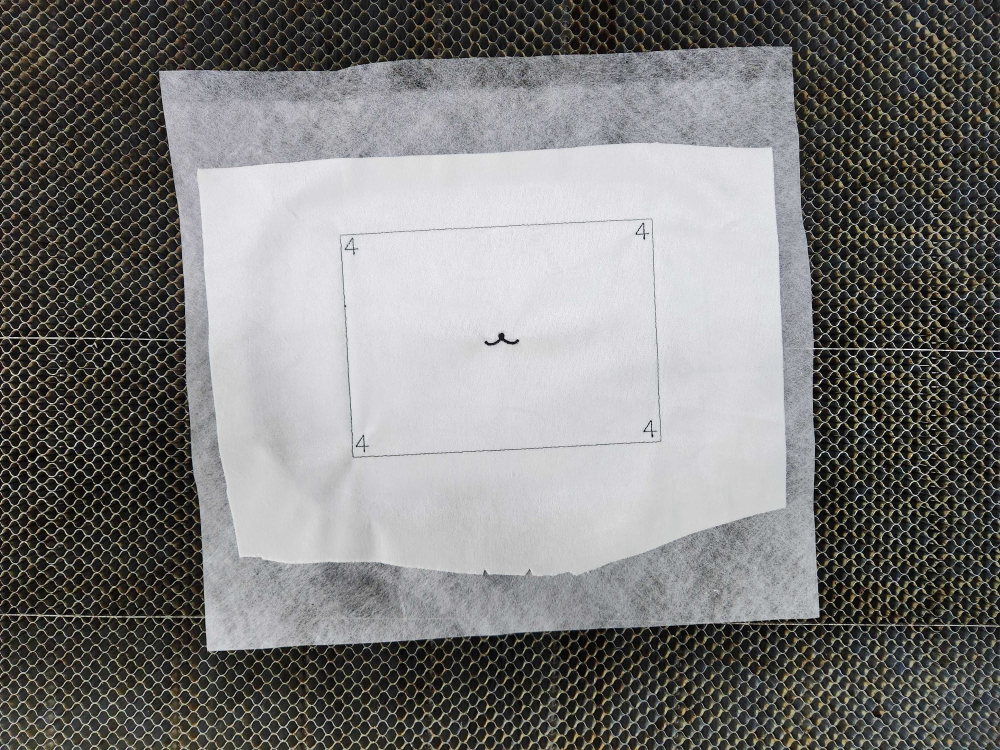
#> input picture image/cloth5.jpg, 4000 x 3000 px (shown at 1/4 size)
$ python marker_cloth.py
#> lines starting #> are read from the running program, lines starting #| are printed output that depends on the picture; after the words box and inside, x2 and y2 are one past the last pixel; in counts of white or black regions, pixels touching at a corner belong together
import cv2
import math
from sklearn.cluster import DBSCAN
import numpy as np

filename = "./image/cloth5"


# 이미지 4분할
def split_image(image, point, angle):
    x, y = point
    h, w = image.shape[:2]
    rotation_matrix = cv2.getRotationMatrix2D((x, y), angle, 1)
    rotated_image = cv2.warpAffine(image, rotation_matrix, (w, h))
    top_left = rotated_image[0:y, 0:x]
    top_right = rotated_image[0:y, x:]
    bottom_left = rotated_image[y:, 0:x]
    bottom_right = rotated_image[y:, x:]
    return top_left, top_right, bottom_left, bottom_right


def remove_overlapping_contours(contours, img_size=(500, 500)):
    # 컨투어 리스트 정렬 (면적 기준 내림차순)
    contours = sorted(contours, key=lambda cnt: cv2.contourArea(cnt), reverse=True)
    remaining_contours = []
    mask = np.zeros(img_size, dtype=np.uint8)

    for cnt in contours:
        # 현재 컨투어를 그린 마스크 생성
        current_mask = np.zeros(img_size, dtype=np.uint8)
        cv2.drawContours(current_mask, [cnt], -1, 255, -1)
        overlap = cv2.bitwise_and(mask, current_mask)
        if not np.any(overlap):  # 겹치는 영역이 없으면
            remaining_contours.append(cnt)
            cv2.drawContours(mask, [cnt], -1, 255, -1)
    return remaining_contours


def calculate_angles(points):
    angles = []
    n = len(points)
    for i in range(n):
        # 현재 점과 다음 점
        p1 = points[i]
        p2 = points[(i + 1) % n]  # 다음 점, 마지막 점일 경우 첫 점과 연결

        # 각도 계산 (atan2 사용)
        angle = math.atan2(p2[1] - p1[1], p2[0] - p1[0])
        angles.append(math.degrees(angle))  # 라디안을 도(degree)로 변환
    return angles


if __name__ == "__main__":
    count = 0
    img = cv2.imread(f"{filename}.jpg", cv2.IMREAD_COLOR)
#> img is the input picture: shape (3000, 4000, 3); mean B, G, R 120.7, 121.6, 122.4
    size = img.shape[:2]
#> size = (3000, 4000)
    print(size)
#| (3000, 4000)
    img = cv2.resize(
        img, (800, 600)
    )  # 이미지 크기 조정-카메라 설치 후 하이퍼파라미터 조정
#> img: shape (600, 800, 3)

    # Canny Edge Detection
    edges = cv2.Canny(img, 240, 240)
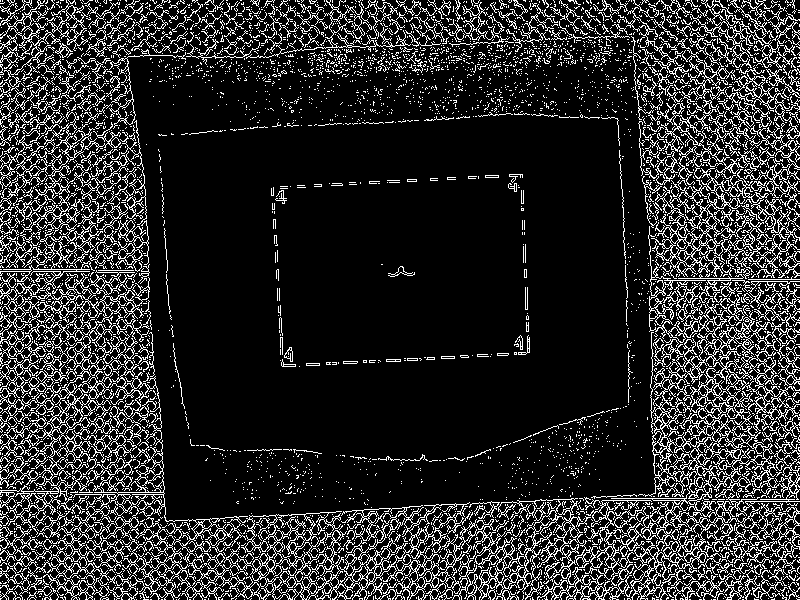
#> edges: shape (600, 800); 16.7% white in thin lines or dots

    kernel = np.ones((4, 4), np.uint8)
    morph = cv2.morphologyEx(edges, cv2.MORPH_CLOSE, kernel)
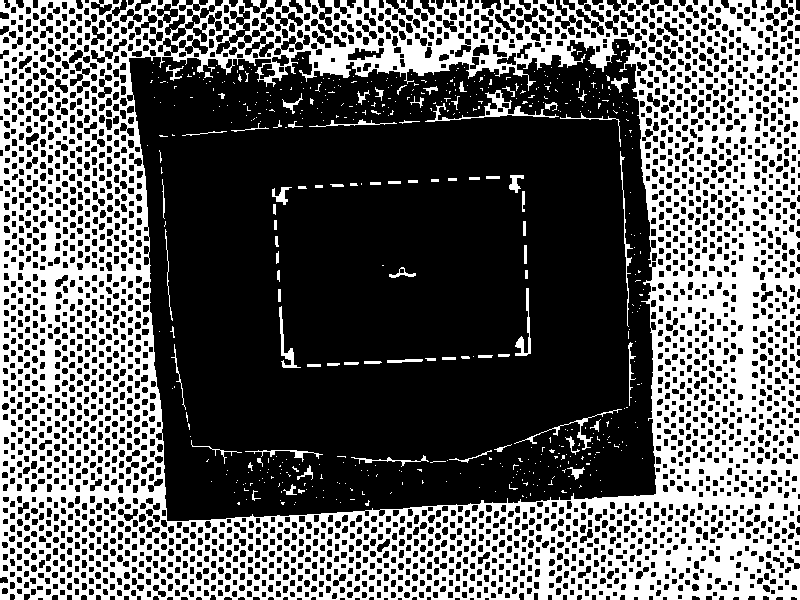
#> morph: shape (600, 800); 37.7% white; 514 white regions (433 under 20 px)
    edges = cv2.blur(edges, (3, 3))
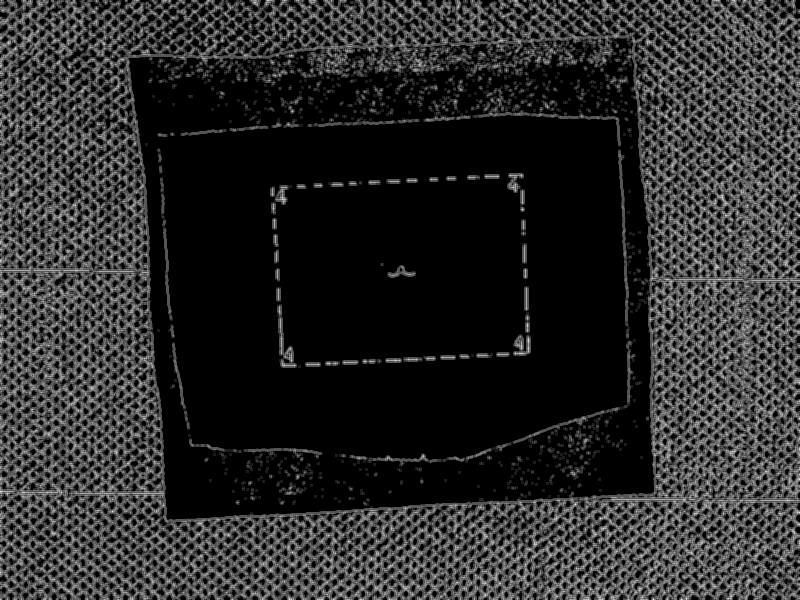
#> edges: shape (600, 800); min 0, max 227, mean 42.6
    # 컨투어 검출 (Canny후에 블러처리까지 한 결과를 입력으로 사용)
    contours, hierarchy = cv2.findContours(
        morph, cv2.RETR_TREE, cv2.CHAIN_APPROX_TC89_KCOS
    )
#> contours = 3093 contours, 618 with area under 20; largest, box (x1, y1, x2, y2) and area: (0, 0, 800, 600) 473469, (128, 38, 657, 522) 221014, (425, 90, 559, 122) 606, (347, 47, 385, 61) 274, (279, 306, 301, 368) 232
    realcontour = []
    for i, cnt in enumerate(contours):
        area = cv2.contourArea(cnt)
        peri = cv2.arcLength(cnt, True)
        if 400000 > area > 5000:  # 면적 필터링-카메라 설치 후 하이퍼파리미터 조정
            # 컨투어 내부 마스크 생성
            mask = np.zeros(img.shape[:2], dtype=np.uint8)
            cv2.drawContours(mask, [cnt], -1, 255, -1)
            mean_val, stddev_val = cv2.meanStdDev(img, mask=mask)
            # 색상이 비슷한지 판별 (임의 기준: 표준편차가 50 미만)-카메라 설치 후 하이퍼파라미터 조정
            if np.all(stddev_val < 50):
                cnt = cv2.approxPolyDP(cnt, 0.0001 * peri, True)
                print(cnt.shape)
                realcontour.append(cnt)
#> this loop made 3093 passes
#> (area, peri, mean_val, stddev_val) on pass 2299: (221013.5, 2911.4, [198.2, 194, 193.9], [33.23, 33.22, 34.08])
#> (area, peri) on passes 1, 3, 4, 5, 9, 11: (473469, 4168.8), (27, 20.15), (27, 20.15), (31, 21.19), (32, 22.11), (32, 22.11)
#| (525, 1, 2)
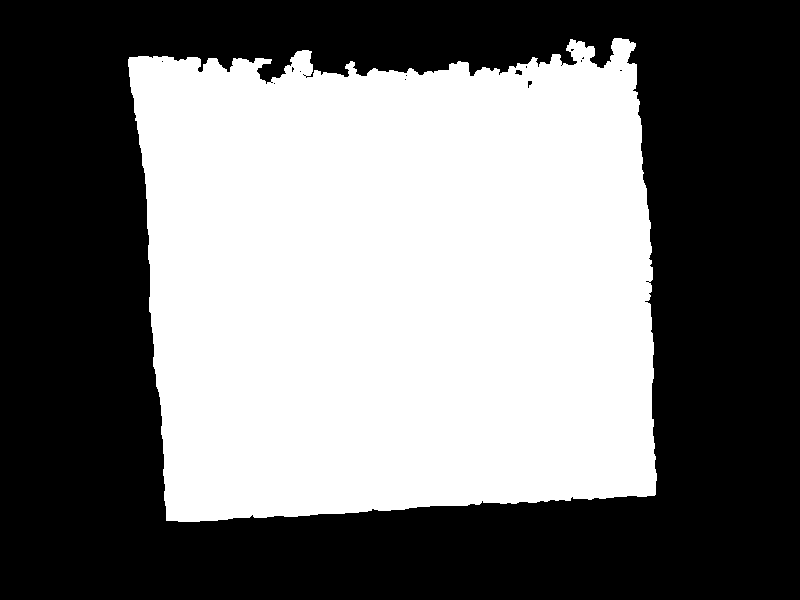
#> mask: shape (600, 800); 46.3% white; 1 white region
#> after the loop, realcontour = 1 contour; box (x1, y1, x2, y2) and area: (128, 38, 657, 522) 221009
    filtered_contours = remove_overlapping_contours(realcontour)
#> in remove_overlapping_contours, `contours = sorted(contours, key=lambda cnt: cv2.contourArea(cnt), reve..`: contours has the same summary as realcontour outside remove_overlapping_contours
#> the loop in remove_overlapping_contours, `for cnt in contours:` made 1 pass
#> after the loop in remove_overlapping_contours, `for cnt in contours:`:
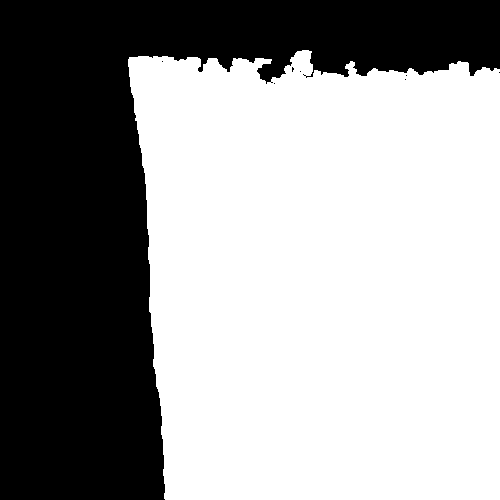
#> current_mask: shape (500, 500); 60.8% white; 8 black regions (7 under 20 px)
#> after the loop in remove_overlapping_contours, `for cnt in contours:`: remaining_contours has the same summary as realcontour outside remove_overlapping_contours
#> filtered_contours has the same summary as realcontour

    for i, cnt in enumerate(filtered_contours):
        cv2.drawContours(img, [cnt], -1, (255, 0, 255), 2)
        M = cv2.moments(cnt, False)
        cX = int(M["m10"] / M["m00"])
        cY = int(M["m01"] / M["m00"])
        mu20 = M["mu20"]
        mu02 = M["mu02"]
        mu11 = M["mu11"]
        angle = 0.5 * math.atan2(2 * mu11, mu20 - mu02)  # 라디안 단위
        angle = angle * (180 / np.pi)  # 각도로 변환
        cv2.circle(img, (cX, cY), radius=5, color=(0, 255, 0), thickness=-1)  # 녹색 점
        # 컨투어를 내부 면적 기준으로 정렬
        sorted_contours = sorted(
            filtered_contours, key=lambda cnt: cv2.contourArea(cnt)
        )
#> this loop made 1 pass
#> (cX, cY, mu20, mu02, mu11, angle) on pass 1: (396, 284, 4.63e+09, 3.64e+09, 74534526.7, 4.28)
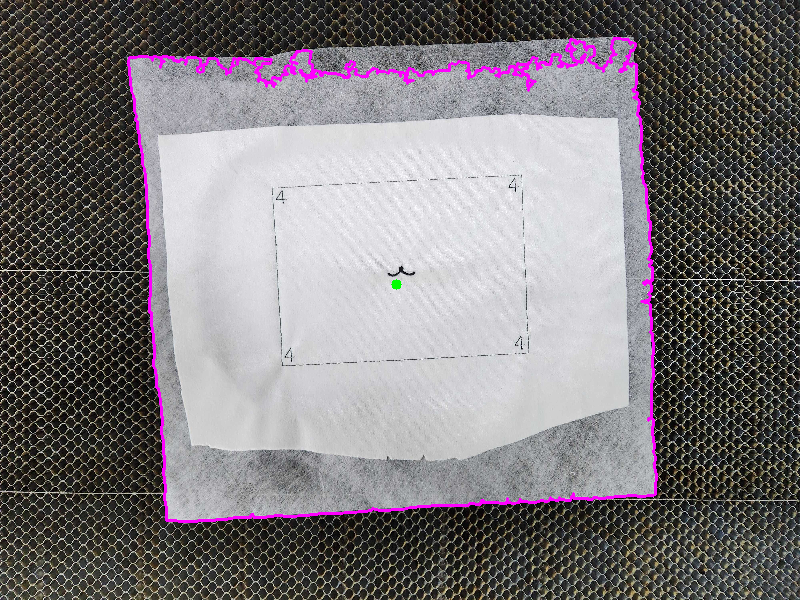
#> img: shape (600, 800, 3); mean B, G, R 122.8, 119.7, 124.5

    print("ans")
    print(len(sorted_contours))
#| 1
    for contour in sorted_contours:
        cv2.drawContours(img, [contour], -1, (0, 255, 0), 2)
#> this loop made 1 pass
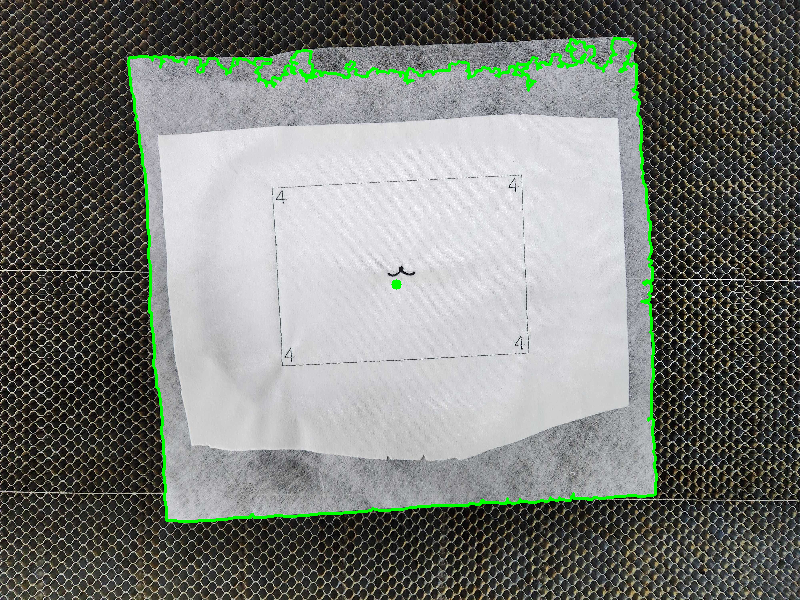
#> img: shape (600, 800, 3); 1.62% of pixels changed, all inside (x1, y1, x2, y2) = (127, 37, 658, 523)
    cv2.imshow("Contours with Color Analysis", img)
    cv2.waitKey(0)
    cv2.destroyAllWindows()

$ run again, with image/cloth4.jpg copied over image/cloth5.jpg
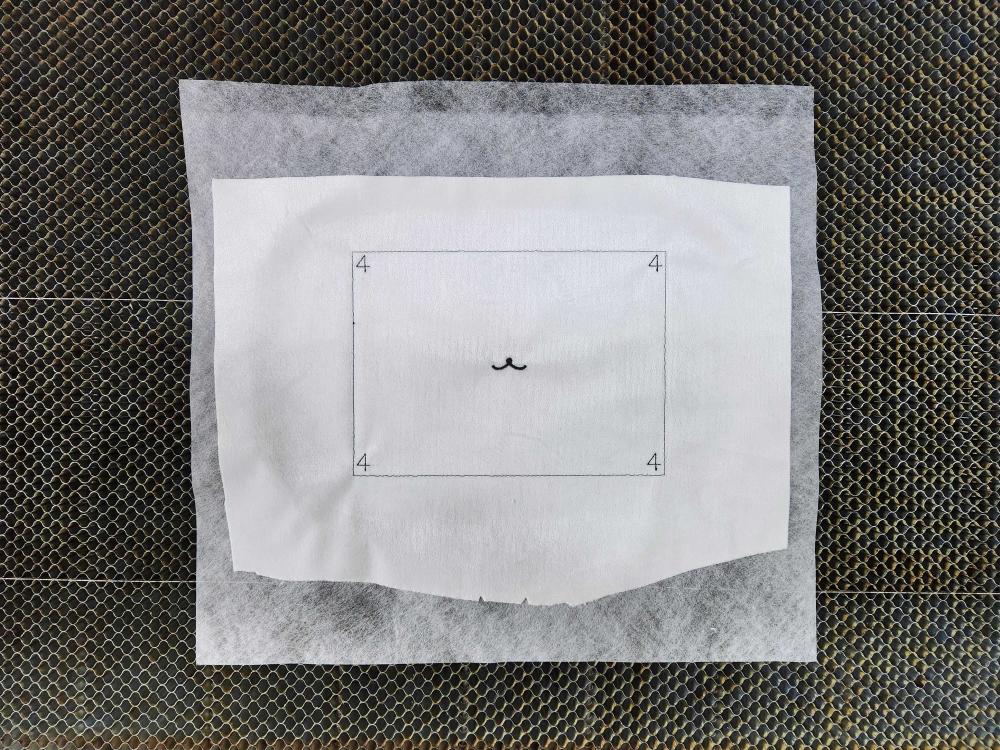
#> input picture image/cloth4.jpg, 4000 x 3000 px (shown at 1/4 size)
#> img is the input picture: shape (3000, 4000, 3); mean B, G, R 120.6, 121.9, 122.6
#| (3000, 4000)
#> morph: shape (600, 800); 39% white; 511 white regions (464 under 20 px)
#> `contours, hierarchy = cv2.findContours( morph, cv2.RETR_TREE, cv2.CHAI..`: contours = 3027 contours, 641 with area under 20; largest, box (x1, y1, x2, y2) and area: (0, 0, 800, 600) 472691, (143, 64, 660, 534) 213668, (441, 89, 522, 142) 2312, (243, 465, 340, 519) 1790, (282, 364, 485, 383) 594
#> the loop `for i, cnt in enumerate(contours):` made 3027 passes
#> (area, peri, mean_val, stddev_val) on pass 2035: (213668.5, 6212.6, [198.4, 193.3, 192.2], [30.47, 30.47, 30.86])
#> (printed output is left out)
#> after the loop `for i, cnt in enumerate(contours):`:
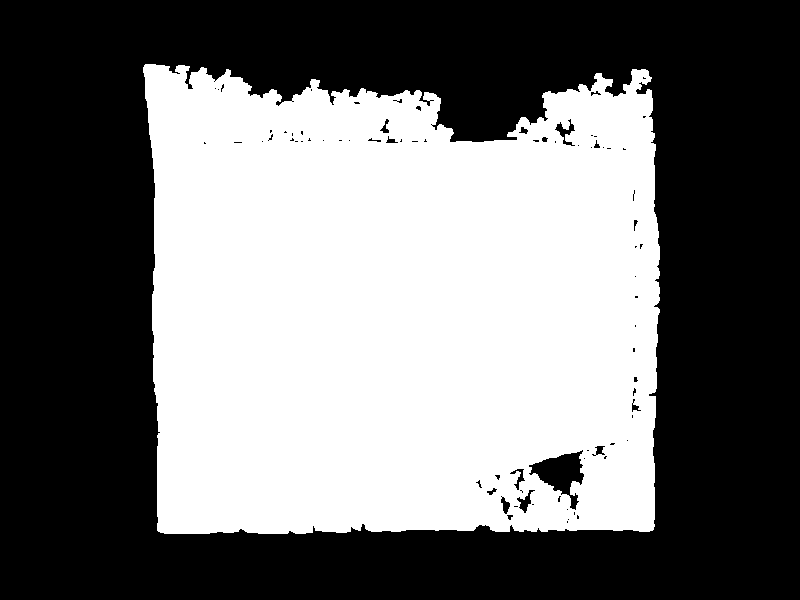
#> mask: shape (600, 800); 45% white; 1 white region
#> after the loop `for i, cnt in enumerate(contours):`: realcontour = 1 contour; box (x1, y1, x2, y2) and area: (143, 64, 660, 534) 213632
#> in remove_overlapping_contours, `contours = sorted(contours, key=lambda cnt: cv2.contourArea(cnt), reve..`: contours has the same summary as realcontour outside remove_overlapping_contours
#> the loop in remove_overlapping_contours, `for cnt in contours:` made 1 pass
#> after the loop in remove_overlapping_contours, `for cnt in contours:`: remaining_contours has the same summary as realcontour outside remove_overlapping_contours
#> filtered_contours has the same summary as realcontour
#> the loop `for i, cnt in enumerate(filtered_contours):` made 1 pass
#> (cX, cY, mu20, mu02, mu11, angle) on pass 1: (398, 311, 4.59e+09, 3.35e+09, 107015632.3, 4.92)
#| 1
#> the loop `for contour in sorted_contours:` made 1 pass
#> after the loop `for contour in sorted_contours:`:
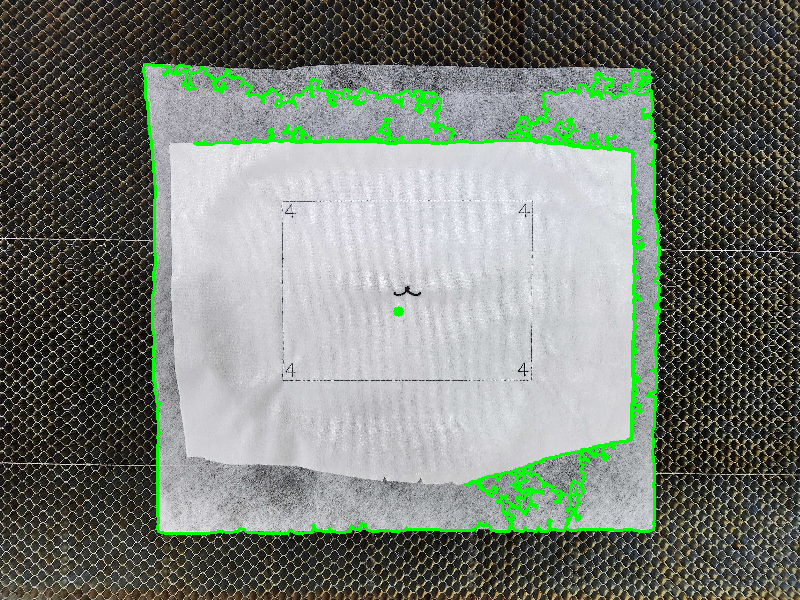
#> img: shape (600, 800, 3); mean B, G, R 116, 125.3, 118.2
